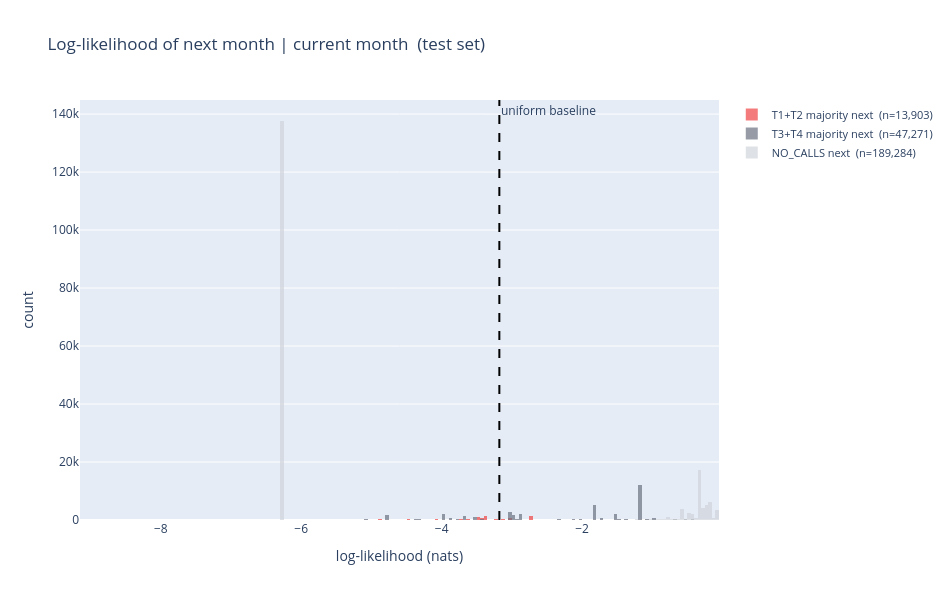

This figure's notebook cell:
### Code cell
# ll_df and tok_lookup are set in tsne-month
T1T2_TOKENS = {t for t in TIER_MAP if t.startswith(('T1', 'T2'))}

def next_group(addr, month_n):
    i    = month_strs.index(month_n)
    toks = tok_lookup.get((addr, month_strs[i + 1]), ['NO_CALLS'])
    if toks == ['NO_CALLS']: return 'NO_CALLS next'
    frac = sum(1 for t in toks if t in T1T2_TOKENS) / len(toks)
    return 'T1+T2 majority next' if frac >= 0.5 else 'T3+T4 majority next'

ll_df['group'] = [next_group(r['address'], r['month_n']) for _, r in ll_df.iterrows()]

GROUP_COLORS = {
    'T1+T2 majority next': '#ef4444',
    'T3+T4 majority next': '#6b7280',
    'NO_CALLS next':       '#d1d5db',
}

fig = go.Figure()
for group, color in GROUP_COLORS.items():
    sub = ll_df[ll_df['group'] == group]
    if sub.empty: continue
    fig.add_trace(go.Histogram(
        x=sub['ll'], name=f'{group}  (n={len(sub):,})',
        opacity=0.7, marker_color=color,
        xbins=dict(size=0.05),
    ))

baseline = -math.log(len(vocab))
fig.add_vline(x=baseline, line_dash='dash', line_color='black',
              annotation_text='uniform baseline', annotation_position='top right')
fig.update_layout(
    barmode='overlay',
    title='Log-likelihood of next month | current month  (test set)',
    xaxis_title='log-likelihood (nats)',
    yaxis_title='count',
    width=950, height=600,
    legend=dict(font=dict(size=11)),
)
fig.show()

print(f'{"Group":<25}  {"n":>6}  {"mean_ll":>8}  {"median_ll":>10}')
print('-' * 55)
for group in GROUP_COLORS:
    sub = ll_df[ll_df['group'] == group]
    if sub.empty: continue
    print(f'{group:<25}  {len(sub):>6,}  {sub["ll"].mean():>8.3f}  {sub["ll"].median():>10.3f}')

### Figure 1 — Plotly figure (JSON) as saved in the notebook; plotly's stock layout.template omitted (floating-point values rounded to 4 significant figures; data arrays with more than 128 entries replaced by an {"elided": "..."} marker saying what was removed)
{"data": [{"marker": {"color": "#ef4444"}, "name": "T1+T2 majority next  (n=13,903)", "opacity": 0.7, "type": "histogram", "x": {"elided": "13903 float values"}, "xbins": {"size": 0.05}}, {"marker": {"color": "#6b7280"}, "name": "T3+T4 majority next  (n=47,271)", "opacity": 0.7, "type": "histogram", "x": {"elided": "47271 float values"}, "xbins": {"size": 0.05}}, {"marker": {"color": "#d1d5db"}, "name": "NO_CALLS next  (n=189,284)", "opacity": 0.7, "type": "histogram", "x": {"elided": "189284 float values"}, "xbins": {"size": 0.05}}], "layout": {"annotations": [{"showarrow": false, "text": "uniform baseline", "x": -3.178, "xanchor": "left", "xref": "x", "y": 1, "yanchor": "top", "yref": "y domain"}], "barmode": "overlay", "height": 600, "legend": {"font": {"size": 11}}, "shapes": [{"line": {"color": "black", "dash": "dash"}, "type": "line", "x0": -3.178, "x1": -3.178, "xref": "x", "y0": 0, "y1": 1, "yref": "y domain"}], "title": {"text": "Log-likelihood of next month | current month  (test set)"}, "width": 950, "xaxis": {"title": {"text": "log-likelihood (nats)"}}, "yaxis": {"title": {"text": "count"}}}}
